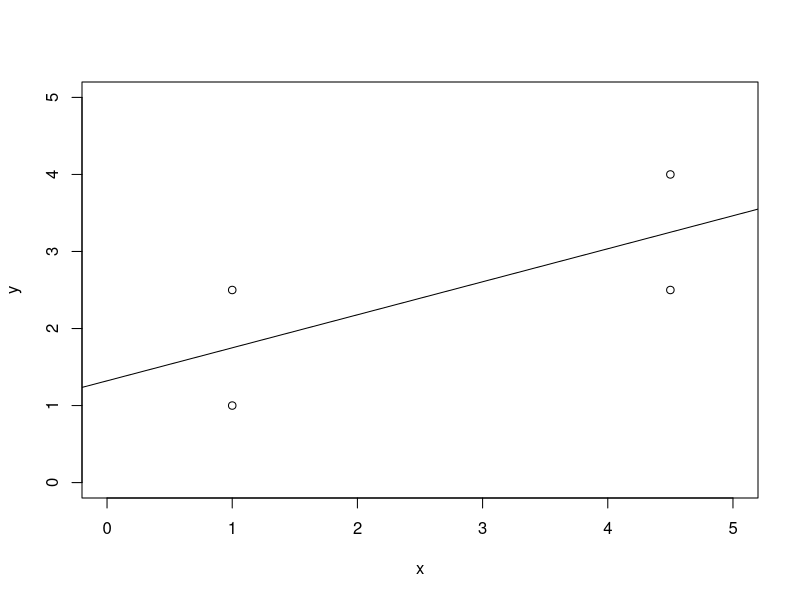
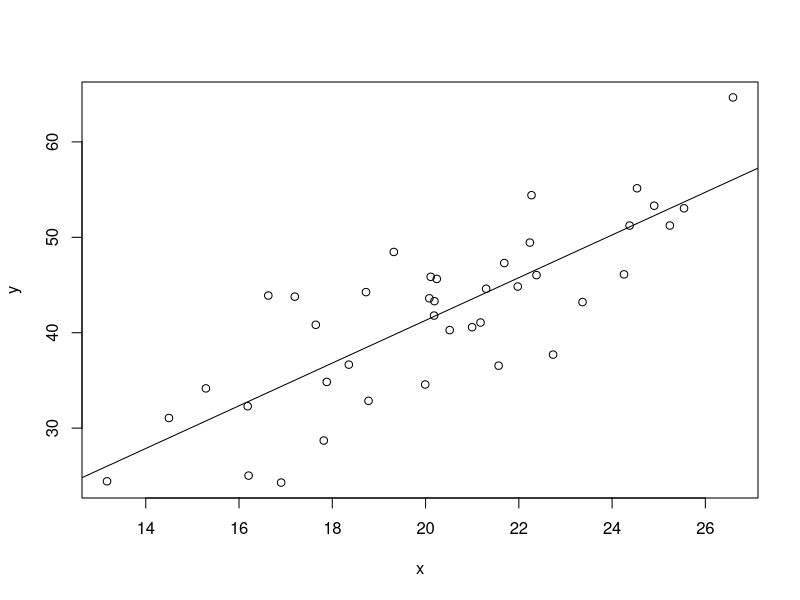
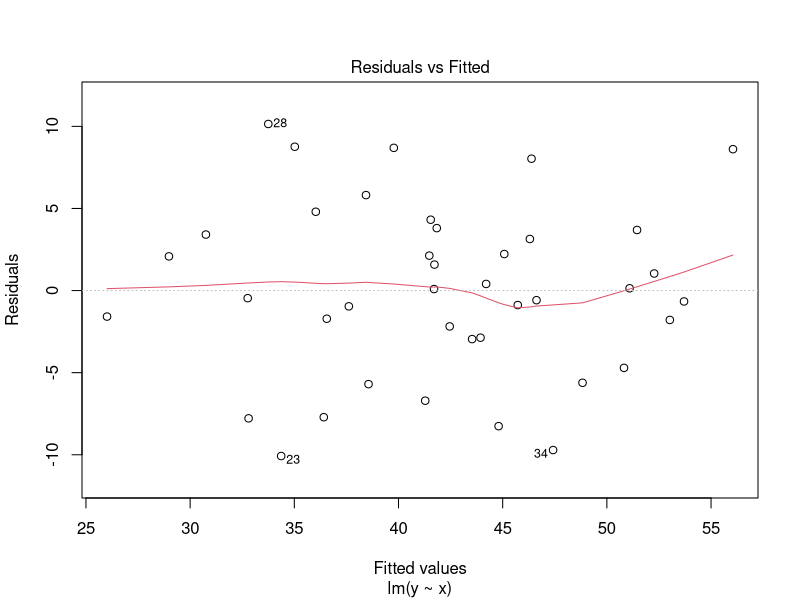
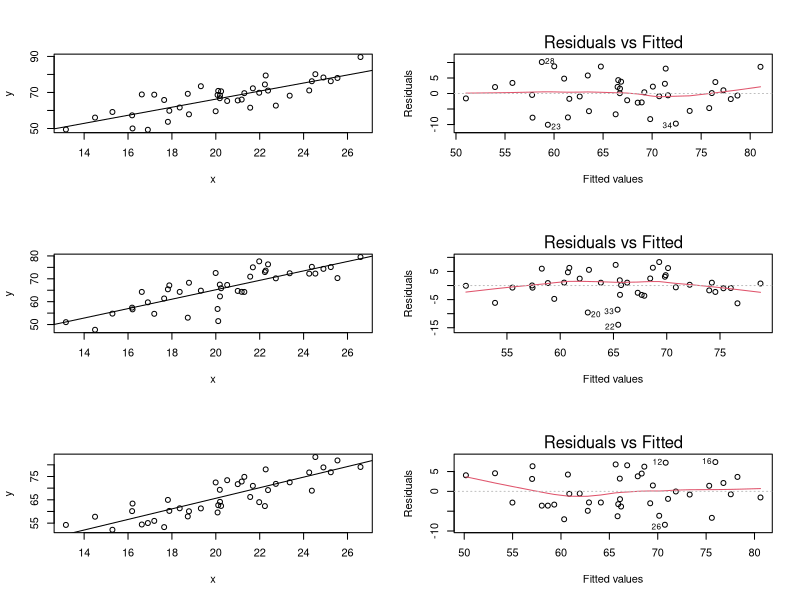
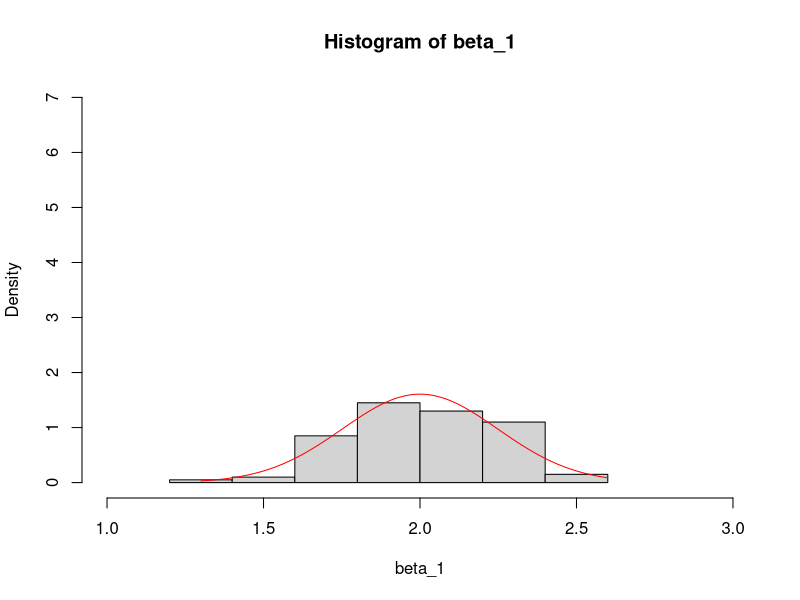
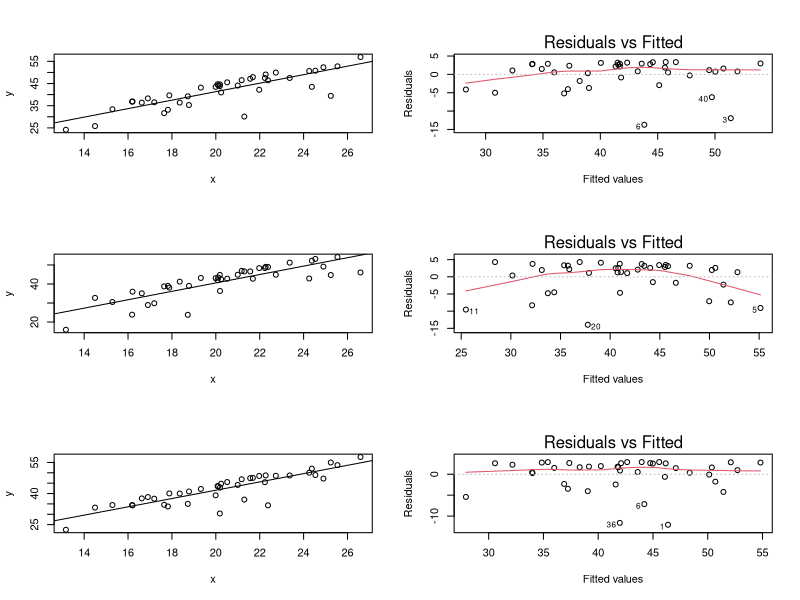
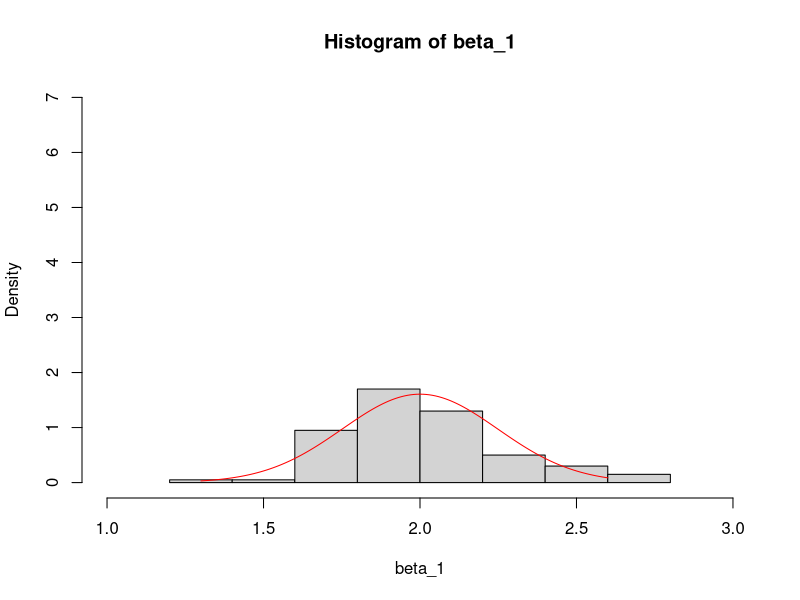
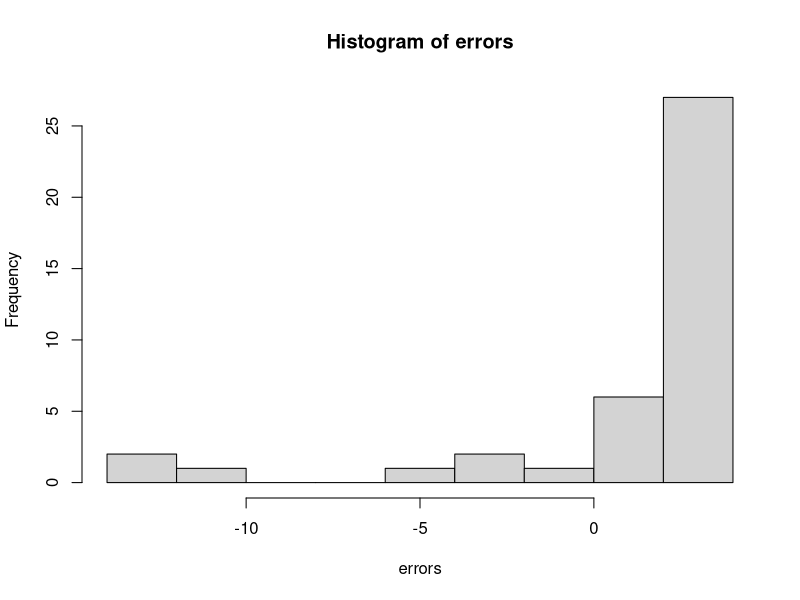

Source code (R) for these figures, in order:
x=c(1,1,4.5,4.5)
y=c(1,2.5,2.5,4)
plot(x,y,xlim=c(0,5),ylim=c(0,5))
fit=lm(y~x)
abline(coefficients(fit)[1],coefficients(fit)[2])
?lines
?abline
 ## simple linear regression
set.seed(21)                            # initializes the random number generator
x   <- rnorm(40, 20, 3)                 # generates x-values
y   <- 1 + 2 * x + 5 * rnorm(length(x)) # y-values = linear function(x) + error
reg <- lm(y ~ x)
summary(reg)
plot(x, y)
# fit of the linear regression
# output of selected results
# scatter plot
abline(reg)                             # draw regression line
plot(reg, which = 1)                    # draw Tukey-Anscombe plot
#Write a sequence of R-commands which randomly generates 100 times a vector of y-values 
#ac- cording to the given model yi = β0 +β1xi +εi with β0 = 1,β1 = 2 and εi 
#∼ N(0,5^2) with the given x-values, and generates a corresponding vector of 
#estimated slopes βˆ1 of the regression lines.

#For the first three generated y-vectors, plot y against x, and add the fitted regression line and
#construct the corresponding Tukey-Anscombe plot.
set.seed(21)
x=rnorm(40,20,3)
beta_1=rep(0,100)
par(mfrow=c(3,2))
for(i in c(1:100))
{ y=1+2*x+5*rnorm(length(x),5)
  fit=lm(y~x)
  beta_1[i]=coefficients(fit)[2]
  if(i<=3)
  {
    plot(x,y)
    abline(fit)
    plot(fit,which=1)
  }
}
#c) Compute the empirical mean and standard deviation of the estimated slopes.
#d) Compute the theoretical variance of βˆ1.
mean(beta_1)
sd(beta_1)
X=cbind(rep(1,40),x)
theo_var=25*solve(t(X)%*%X)
theo_var_beta1=theo_var[2,2]
#Draw a histogram of the 100 estimated slopes and add the normal density of the 
#theoretical distribution of βˆ1 to the histogram. What do you observe? Does it fit well?
par(mfrow=c(1,1))
hist(beta_1,freq=FALSE,ylim=c(0,7),xlim=c(1,3))
lines(seq(1.3, 2.6, by = 0.01), dnorm(seq(1.3, 2.6, by = 0.01), mean= 2, sd =sqrt(0.06164328)),col="red")
#4. Repeat three with different modifications to y
#a)#
set.seed(21)
x=rnorm(40,20,3)
beta_1=rep(0,100)
par(mfrow=c(3,2))
for(i in c(1:100))
{ y <- 1 + 2 * x + 5 * (1 - rchisq(length(x), df = 1)) / sqrt(2)
fit=lm(y~x)
beta_1[i]=coefficients(fit)[2]
if(i<=3)
{
  plot(x,y)
  abline(fit)
  plot(fit,which=1)
}
}
#c) Compute the empirical mean and standard deviation of the estimated slopes.
#d) Compute the theoretical variance of βˆ1.
mean(beta_1)
sd(beta_1)
X=cbind(rep(1,40),x)
theo_var=25*solve(t(X)%*%X)
theo_var_beta1=theo_var[2,2]
#Draw a histogram of the 100 estimated slopes and add the normal density of the 
#theoretical distribution of βˆ1 to the histogram. What do you observe? Does it fit well?
par(mfrow=c(1,1))
hist(beta_1,freq=FALSE,ylim=c(0,7),xlim=c(1,3))
lines(seq(1.3, 2.6, by = 0.01), dnorm(seq(1.3, 2.6, by = 0.01), mean= 2, sd =sqrt(theo_var_beta1)),col="red")
#Error distribution
par(mfrow=c(1,1))
errors <- 5 * (1 - rchisq(40, df = 1)) / sqrt(2)
hist(errors)
mean(errors)
var(errors)
#General observations most residuals are positive, could be because of the property of the error distribution.ie thicker right tail
#Tukey anscombe plots seem fine though, beta distribution seems shifted
#The errors are independent, have zero mean and constant variance σ2 = 25, but they are not normally distributed. From Figure 3, one can see that the residuals are not symmetrically distributed (there are more positive points than negative points),
#this gives some evidence that the errors are not normally
#distributed. For the estimated slope βˆ , we have E 􏱀βˆ 􏱁 = β and Var 􏰒βˆ 􏰓 = 􏰊σ2(X⊤X)−1􏰋 , but 1 11 1 22
#β1 is only approximately normally distributed. This approximation becomes better for large n (Central Limit Theorem) and the p-values are asymptotically correct. For n = 40, we see in Figure 4 that the distribution is starting to be like a Gaussian.
#b#
set.seed(21)
x=rnorm(40,20,3)
beta_1=rep(0,100)
par(mfrow=c(3,2))
for(i in c(1:100))
{y <- 1 + 2 * x + 5 * rnorm(length(x), mean = x^2 / 5 - 1, sd = 1)
fit=lm(y~x)
beta_1[i]=coefficients(fit)[2]
if(i<=3)
{
  plot(x,y)
  abline(fit)
  plot(fit,which=1)
}
}
#c) Compute the empirical mean and standard deviation of the estimated slopes.
#d) Compute the theoretical variance of βˆ1.
mean(beta_1)
sd(beta_1)
X=cbind(rep(1,40),x)
theo_var=25*solve(t(X)%*%X)
theo_var_beta1=theo_var[2,2]
#Draw a histogram of the 100 estimated slopes and add the normal density of the 
#theoretical distribution of βˆ1 to the histogram. What do you observe? Does it fit well?
par(mfrow=c(1,1))
hist(beta_1,freq=FALSE,xlim=c(0,50),ylim=c(0,3))
lines(seq(1.3, 2.6, by = 0.01), dnorm(seq(1.3, 2.6, by = 0.01), mean= 2, sd =sqrt(theo_var_beta1)),col="red")
#Error distribution
par(mfrow=c(1,1))
errors <- 5 * rnorm(length(x), mean = x^2 / 5 - 1, sd = 1)
hist(errors)
mean(errors)
var(errors)
#Conclusion b:The mean is dependent on x.ie they are not independent Beta is severely biased. Cannot trust conf intervals, pvalues, beta estimates
#Tukey anscombe plot shows a systematic trend and could be evidence for a ponential nonlinear relationship
# The errors are independent with constant variance, but do not have mean zero: their expected value depends on x. This can be seen in Figure 5. Hence, the model is misspecified and the estimated βˆ1 are severely biased. We clearly see this in Figure 6, where the estimated slopes are around 42.3 instead of 2. In the summary table of the R output, the least square estimation of the slope and intercept, the point estimation of error variance, and the resutls that depend on the distribution of βˆ1 such as t-statistic and p-values are all not ok.
set.seed(21)
x=rnorm(40,20,3)
beta_1=rep(0,100)
par(mfrow=c(3,2))
require(MASS)
Sigma <- matrix(0.7,40,40)
diag(Sigma) <- 1
for(i in c(1:100))
{y   <- 1 + 2 * x + 5 * mvrnorm(n = 1, mu = rep(0, length(x)), Sigma = Sigma)
fit=lm(y~x)
beta_1[i]=coefficients(fit)[2]
if(i<=3)
{
  plot(x,y)
  abline(fit)
  plot(fit,which=1)
}
}
#c) Compute the empirical mean and standard deviation of the estimated slopes.
#d) Compute the theoretical variance of βˆ1.
mean(beta_1)
sd(beta_1)
X=cbind(rep(1,40),x)
theo_var=25*solve(t(X)%*%X)
theo_var_beta1=theo_var[2,2]

#Draw a histogram of the 100 estimated slopes and add the normal density of the 
#theoretical distribution of βˆ1 to the histogram. What do you observe? Does it fit well?
par(mfrow=c(1,1))
hist(beta_1,freq=FALSE,xlim=c(1,3),ylim=c(1,7))
lines(seq(1.3, 2.6, by = 0.01), dnorm(seq(1.3, 2.6, by = 0.01), mean= 2, sd =sqrt(theo_var_beta1)),col="red")
#Error distribution
par(mfrow=c(1,1))
errors <- 5 * mvrnorm(n = 1, mu = rep(0, length(x)), Sigma = Sigma)
hist(errors)
mean(errors)
var(errors)
#c#normality assumption not violated, nor is the there evidence of non linear relation between x and y (tukey anscombe plot shows no trend), but the errors are heteroskedastic, we cannot trust the pvalues, confidence intervals. We can trust the parameter estimate thorugh
#The errors are normally distributed with mean zero and constant variance σ2 = 25, but they are
#correlated. Note that we can not detect this in Tukey-Anscombe plot (Figure 7). The estimated
#slopes are unbiased, but the standard error formula that is obtained under the uncorrelated error
#assumption does not hold. We indeed clearly see in Figure 8 that the estimated slopes have a
#Gaussian shape with mean 2, but a different variance compared with the normal density line that
#corresponds to distribution N (β1, 􏰊25(X⊤X)−1􏰋 ) = N (2, 0.0616). As a result, we do not trust the 22
#outputted standard errors, p-values, or any other inference.
set.seed(21)
x=rnorm(40,20,3)
beta_1=rep(0,100)
par(mfrow=c(3,2))
require(MASS)
Sigma <- matrix(0.7,40,40)
diag(Sigma) <- 1
for(i in c(1:100))
{y <- 1 + 2 * x + 5 * rnorm(length(x), mean = 0, sd = (x-15)^2 / 30)
fit=lm(y~x)
beta_1[i]=coefficients(fit)[2]
if(i<=3)
{
  plot(x,y)
  abline(fit)
  plot(fit,which=1)
}
}
#c) Compute the empirical mean and standard deviation of the estimated slopes.
#d) Compute the theoretical variance of βˆ1.
mean(beta_1)
sd(beta_1)
X=cbind(rep(1,40),x)
theo_var=25*solve(t(X)%*%X)
theo_var_beta1=theo_var[2,2]

#Draw a histogram of the 100 estimated slopes and add the normal density of the 
#theoretical distribution of βˆ1 to the histogram. What do you observe? Does it fit well?
par(mfrow=c(1,1))
hist(beta_1,freq=FALSE,xlim=c(0,4),ylim=c(0,1))
lines(seq(1.3, 2.6, by = 0.01), dnorm(seq(1.3, 2.6, by = 0.01), mean= 2, sd =sqrt(theo_var_beta1)),col="red")
#Error distribution
par(mfrow=c(1,1))
errors <- 5 * rnorm(length(x), mean = 0, sd = (x-15)^2 / 30)
hist(errors)
mean(errors)
var(errors)
#Heteroskedastic errors this time dependent on the independent vairable. No significant trend in the tukey anscombe plot though
#The errors are independent, have mean zero, and have non constant variance. 
#This can be clearly seen in the Tukey-Anscombe plot; compare with Figure 9.
#Hence, the estimated slopes are unbiased, but the standard error formula does not hold.
#We indeed see in Figure 10 that the true variation in the estimated slopes is larger 
#than the theoretical variation computed under the assumption of independent constant 
#variance errors. As a result, we do not trust the outputted standard errors, p-values,
#or any other inference.